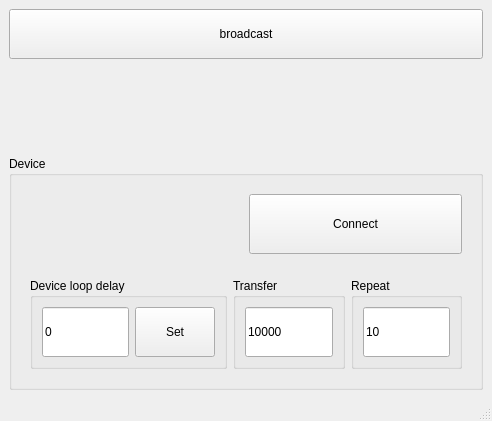
<?xml version="1.0" encoding="UTF-8"?>
<ui version="4.0">
 <class>MainWindow</class>
 <widget class="QMainWindow" name="MainWindow">
  <property name="geometry">
   <rect>
    <x>0</x>
    <y>0</y>
    <width>492</width>
    <height>421</height>
   </rect>
  </property>
  <property name="windowTitle">
   <string>MainWindow</string>
  </property>
  <widget class="QWidget" name="centralwidget">
   <layout class="QVBoxLayout" name="verticalLayout">
    <item>
     <widget class="QPushButton" name="pushButton_broadcast">
      <property name="minimumSize">
       <size>
        <width>0</width>
        <height>50</height>
       </size>
      </property>
      <property name="text">
       <string>broadcast</string>
      </property>
     </widget>
    </item>
    <item>
     <widget class="DiscoverListForm" name="widget_discoverList" native="true"/>
    </item>
    <item>
     <widget class="QGroupBox" name="groupBox_device">
      <property name="enabled">
       <bool>true</bool>
      </property>
      <property name="title">
       <string>Device</string>
      </property>
      <layout class="QVBoxLayout" name="verticalLayout_2">
       <item>
        <widget class="QWidget" name="widget_2" native="true">
         <layout class="QHBoxLayout" name="horizontalLayout_3">
          <item>
           <widget class="QLabel" name="label_ip">
            <property name="text">
             <string/>
            </property>
           </widget>
          </item>
          <item>
           <widget class="QPushButton" name="pushButton_connect">
            <property name="enabled">
             <bool>true</bool>
            </property>
            <property name="minimumSize">
             <size>
              <width>0</width>
              <height>60</height>
             </size>
            </property>
            <property name="text">
             <string>Connect</string>
            </property>
           </widget>
          </item>
         </layout>
        </widget>
       </item>
       <item>
        <widget class="QWidget" name="widget" native="true">
         <layout class="QHBoxLayout" name="horizontalLayout">
          <item>
           <widget class="QGroupBox" name="groupBox">
            <property name="title">
             <string>Device loop delay</string>
            </property>
            <layout class="QHBoxLayout" name="horizontalLayout_2">
             <item>
              <widget class="QLineEdit" name="lineEdit_delay">
               <property name="minimumSize">
                <size>
                 <width>0</width>
                 <height>50</height>
                </size>
               </property>
               <property name="text">
                <string>0</string>
               </property>
              </widget>
             </item>
             <item>
              <widget class="QPushButton" name="pushButton_delay">
               <property name="minimumSize">
                <size>
                 <width>0</width>
                 <height>50</height>
                </size>
               </property>
               <property name="text">
                <string>Set</string>
               </property>
              </widget>
             </item>
            </layout>
           </widget>
          </item>
          <item>
           <widget class="QGroupBox" name="groupBox_2">
            <property name="title">
             <string>Transfer</string>
            </property>
            <layout class="QHBoxLayout" name="horizontalLayout_4">
             <item>
              <widget class="QLineEdit" name="lineEdit_transfer">
               <property name="minimumSize">
                <size>
                 <width>0</width>
                 <height>50</height>
                </size>
               </property>
               <property name="text">
                <string>10000</string>
               </property>
              </widget>
             </item>
            </layout>
           </widget>
          </item>
          <item>
           <widget class="QGroupBox" name="groupBox_3">
            <property name="title">
             <string>Repeat</string>
            </property>
            <layout class="QHBoxLayout" name="horizontalLayout_5">
             <item>
              <widget class="QLineEdit" name="lineEdit_repeat">
               <property name="minimumSize">
                <size>
                 <width>0</width>
                 <height>50</height>
                </size>
               </property>
               <property name="text">
                <string>10</string>
               </property>
              </widget>
             </item>
            </layout>
           </widget>
          </item>
         </layout>
        </widget>
       </item>
      </layout>
     </widget>
    </item>
   </layout>
  </widget>
  <widget class="QMenuBar" name="menubar">
   <property name="geometry">
    <rect>
     <x>0</x>
     <y>0</y>
     <width>492</width>
     <height>29</height>
    </rect>
   </property>
  </widget>
  <widget class="QStatusBar" name="statusbar"/>
 </widget>
 <customwidgets>
  <customwidget>
   <class>DiscoverListForm</class>
   <extends>QWidget</extends>
   <header>discoverlistform.h</header>
   <container>1</container>
  </customwidget>
 </customwidgets>
 <resources/>
 <connections/>
</ui>
